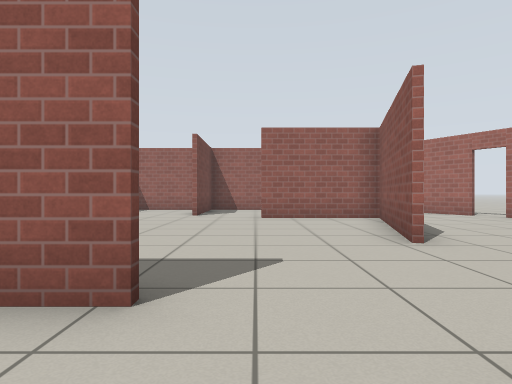
[1] (above)

16 first-person views from a walk through a Gazebo world. The camera is 0.72 m above the floor, looks level and sees 75° across. The floor is counted in squares, 1 m on a side. Each view is taken from the middle of a square. On the plan, view 1 faces up. The plan holds only what a view shows up to about 10 squares ahead; the rest is blank. Gazebo's built-in surfaces are drawn with simple patterns.

[2]
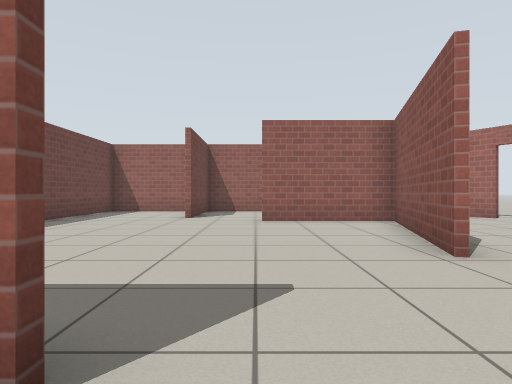

[3]
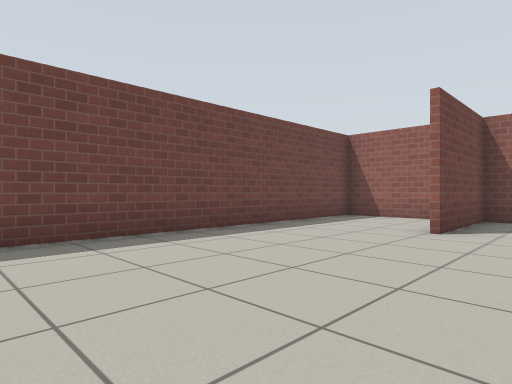

[4]
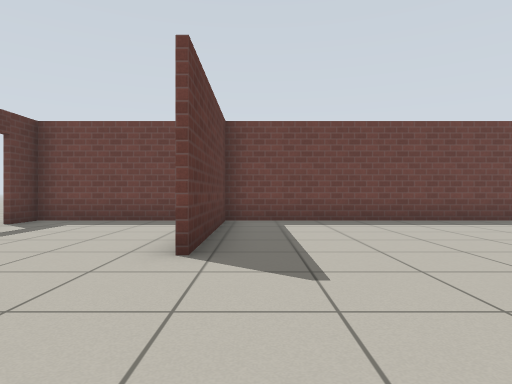

[5]
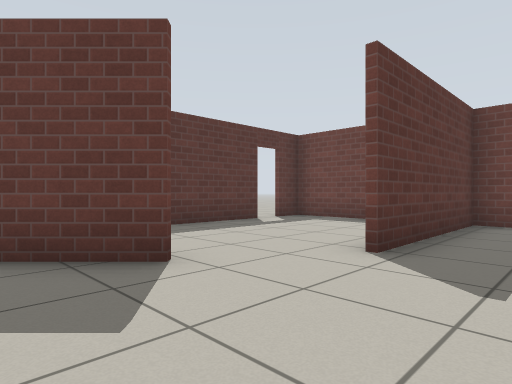

[6]
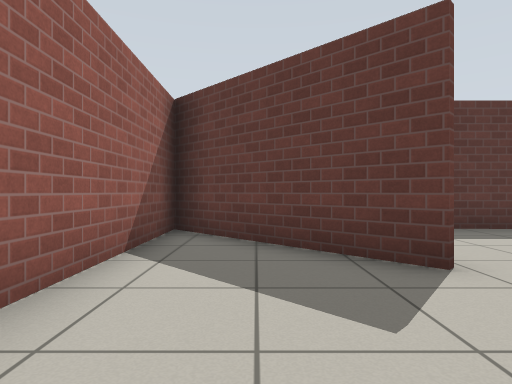

[7]
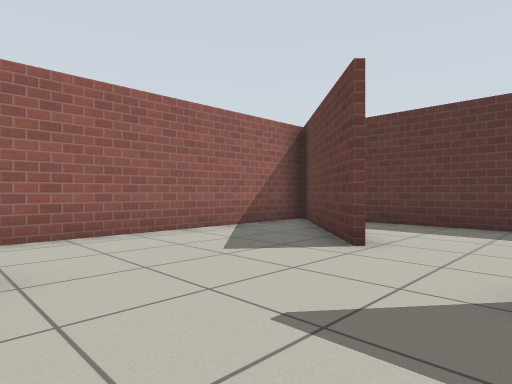

[8]
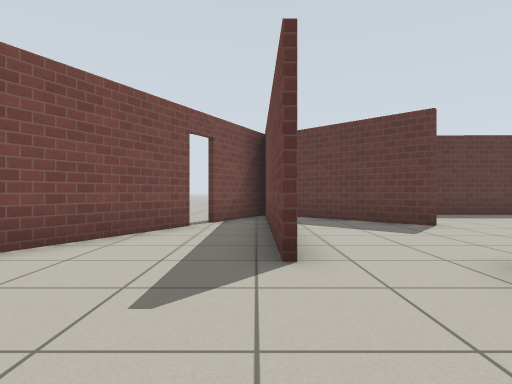

[9]
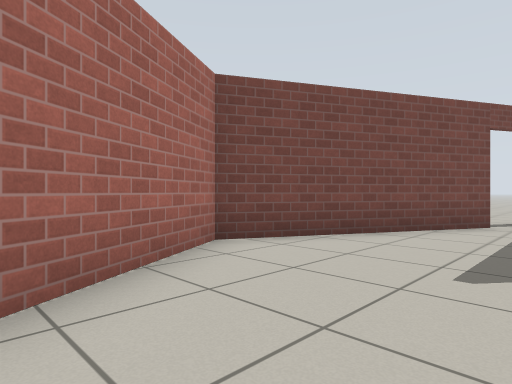

[10]
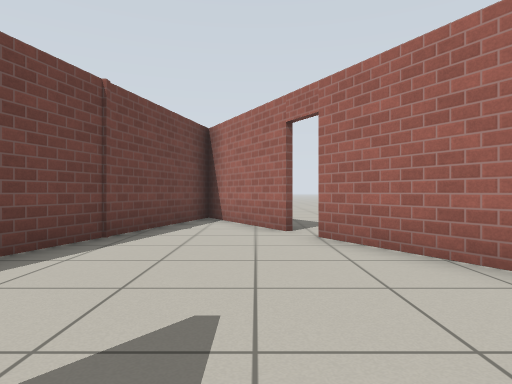

[11]
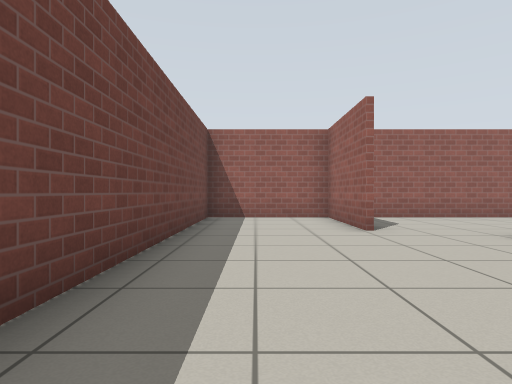

[12]
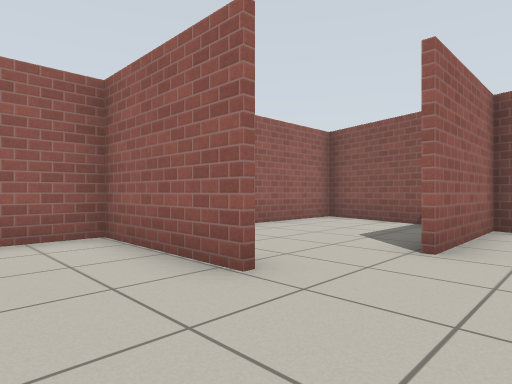

[13]
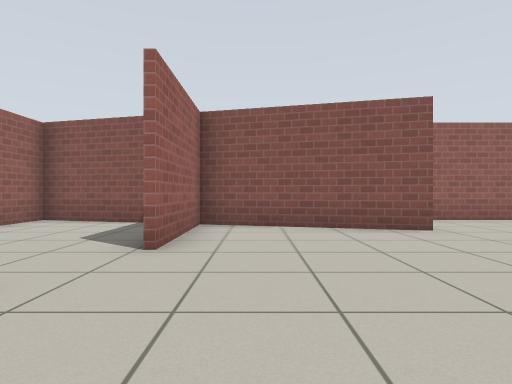

[14]
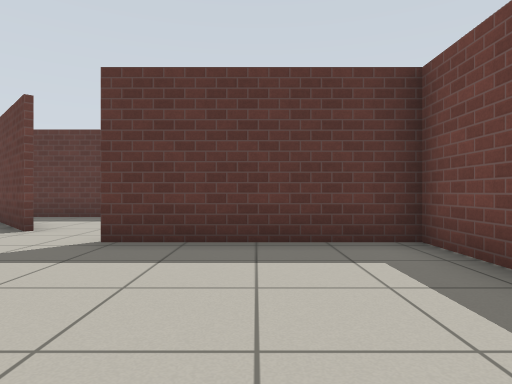

[15]
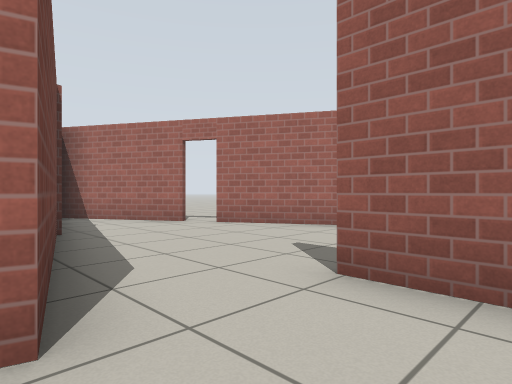

[16]
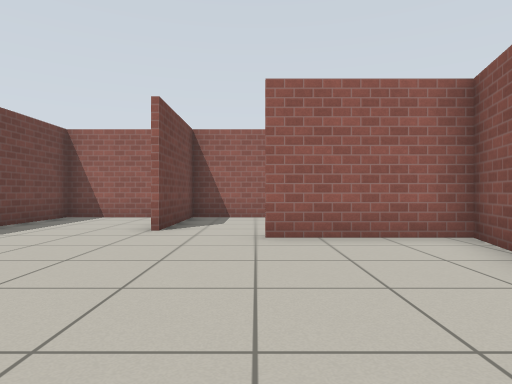

### Floor plan
Ten units are one square. View 1 is at (0, 0); x grows to the right and y downward. Boxes are objects, and circles mark ways between rooms. Rooms are numbered by the first view taken in them; rooms with no view inside come last. Other rooms are left out.
<svg viewBox="-59 -140 154 170">
<path fill="none" stroke="#000" d="M-7 -21 -16 -21M22 -47 34 -92M11 -10 46 24 46 -46M-54 -10 -54 25 -43 25M-19 -101 -19 -135 -54 -135 -54 -22 -7 -22M-36 25 34 25M37 -92 1 -92M49 20 60 -2M47 -46 47 20M66 -101 47 -134 23 -46M64 -9 90 -59 70 -94M38 -106 46 -135 -19 -135M-18 -135 -18 -101"/>
<circle cx="40" cy="-50" r="3" fill="#2a7"/>
<circle cx="-10" cy="-100" r="3" fill="#2a7"/>
<text x="-10" y="-40">1</text>
<text x="60" y="-60">2</text>
<text x="10" y="-120">3</text>
</svg>
Room 1 opens to room 2. Room 1 opens to room 3.

Where each view was taken, in squares from view 1:
view 1: 0 up, 0 right, facing up
view 2: 1 up, 0 right, facing up
view 3: 4 up, 0 right, facing up-left
view 4: 3 up, 3 right, facing left
view 5: 4 up, 3 right, facing down-left
view 6: 4 up, 3 right, facing down
view 7: 5 up, 1 left, facing down-right
view 8: 8 up, 5 right, facing down
view 9: 9 up, 5 right, facing down-right
view 10: 4 up, 6 right, facing up
view 11: 4 up, 4 left, facing up
view 12: 8 up, 4 left, facing up-right
view 13: 8 up, 4 left, facing right
view 14: 7 up, 3 left, facing down
view 15: 3 up, 2 right, facing up-right
view 16: 4 up, 0 right, facing up
